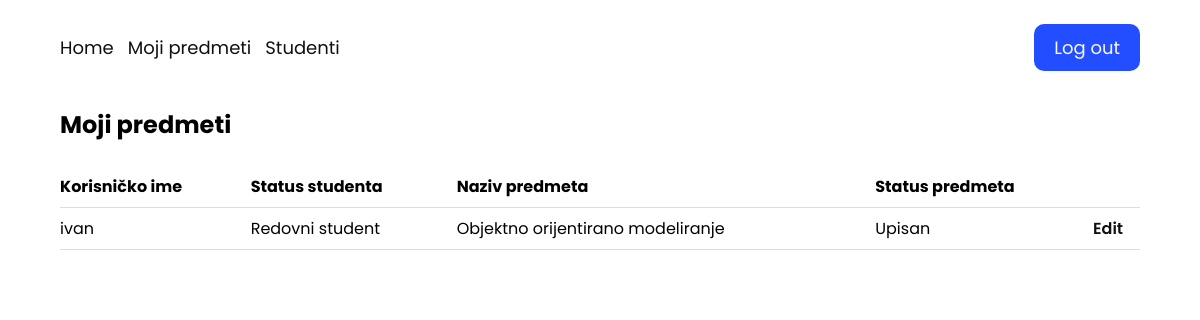
The page /professor/students (signed in) on the database its author committed.
### base/models.py (models this page shows, shortened)
class Upis(models.Model):
    STATUS = (('izg', 'Izgubljen potpis'), ('potne', 'Potpisan, nije položen'),('pol', 'Položen'))
    korisnik_id = models.ForeignKey(Korisnik, on_delete=models.CASCADE)
    predmet_id = models.ForeignKey(Predmet, on_delete=models.CASCADE)
    status = models.CharField(max_length=50,choices=STATUS,default='potne')
    class Meta:
        verbose_name_plural = 'Upisi'

class Korisnik(AbstractUser):
    ROLES = (('prof', 'profesor'), ('stu', 'student'),('adm', 'admin'))
    STATUS = (('none', 'None'), ('izv', 'izvanredni student'), ('red', 'redovni student'))
    email = models.EmailField(unique=True)
    role = models.CharField(max_length=50,choices=ROLES,default='stu')
    status = models.CharField(blank=True,max_length=50,choices=STATUS,default='red')
    class Meta:
        verbose_name_plural = 'Korisnici'

class Predmet(models.Model):
    IZBORNI = (('DA', 'da'), ('NE', 'ne'))
    ime = models.CharField(max_length=50)
    kod = models.CharField(max_length=50)
    program = models.CharField(max_length=50)
    bodovi = models.IntegerField()
    sem_redovni = models.IntegerField()
    sem_izvanredni = models.IntegerField()
    izborni = models.CharField(max_length=50,choices=IZBORNI)
    korisnik_id = models.ForeignKey(Korisnik, on_delete=models.CASCADE,null=True, default=None)
    class Meta:
        verbose_name_plural = 'Predmeti'

### base/decorators.py (the view)
        def wrapper_func(request, *args, **kwargs):
            group = None
            if request.user.role == 'adm':
                group = 'admin'
            elif request.user.role == 'prof':
                group = 'professor'
            else:
                group = 'student'
            if group in allowed_roles:
                return view_funct(request, *args, **kwargs)
            else:
                return HttpResponse('<h2>You are not authorized</h2>')

### base/auth.py (called while the page is built)
    def get_user(self, user_id):
        UserModel = get_user_model()
        try:
            return UserModel.objects.get(pk=user_id)
        except UserModel.DoesNotExist:
            return None

### base/views.py (called while the page is built)
@login_required
@allowed_users(allowed_roles=['professor'])
def professor_students(request):
    user = request.user
    predmeti = Predmet.objects.filter(korisnik_id=user.id)
    studenti = []
    for predmet in predmeti:
        upisi = Upis.objects.filter(predmet_id=predmet.id)
        for upis in upisi:
            studenti.append(upis)
    return render(request, 'base/professor/professor_students.html',{
        'students':studenti
    })

### base/templates/base/professor/professor_students.html
{% extends 'main.html' %}
{% block content %}
<main>
    <h2 class="naslov">Moji predmeti</h2>
    <table>
        <tr>
            <th>Korisničko ime</th>
            <th>Status studenta</th>
            <th>Naziv predmeta</th>
            <th>Status predmeta</th>
            <th></th>
        </tr>
        {% for student in students %}
        <tr>
            <td>{{student.korisnik_id.username}}</td>
            {% if student.korisnik_id.status == 'red' %}
            <td>Redovni student</td>
            {% else %}
            <td>Izvanredni student</td>
            {% endif %}
            <td>{{student.predmet_id.ime}}</td>
            {% if student.status == 'izg' %}
            <td>Izgubljen potpis</td>
            {% elif student.status == 'pol' %}
            <td>Položen</td>
            {% else %}
            <td>Upisan</td>
            {% endif %}
            <td>
                <a href="{% url 'professor_student_update' student.id %}">Edit</a>
            </td>
        </tr>
        {% endfor %}
    </table>
</main>
{% endblock content %}

### static/css/style.css (style rules this page uses)
* { margin: 0; padding: 0; box-sizing: border-box; }
body { font-family: "Poppins", sans-serif; }
main { display: flex; flex-direction: column; }
.naslov { margin: 12px 0 24px; }
table { font-family: "Poppins", sans-serif; border-collapse: collapse; width: 100%; }
td, th { border-bottom: 1px solid #dddddd; text-align: left; padding: 8px 0; }
th a, td a { text-decoration: none; color: #101010; font-weight: 600; }

### rows shown on the page
Upis: korisnik_id.username "ivan", shows "Redovni student", predmet_id.ime "Objektno orijentirano modeliranje", status "Upisan"
